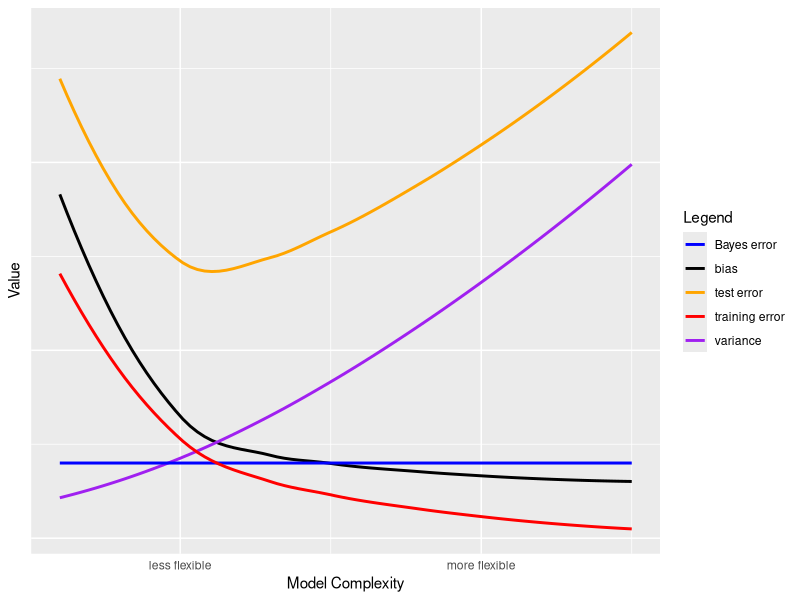

R code for this plot:
## ---- chunk 1
knitr::opts_chunk$set(echo = TRUE)
## ---- chunk 2
library(ggplot2)

x <- c(1:20)
bias <- 1/x +0.1
variance <- x^1.5/100 + 0.1
Bayes_error <- 0.2
test_error <- bias + variance + Bayes_error
training_error <- x^(-0.5) - 0.2

ggplot(data=data.frame(x, bias, variance, Bayes_error, training_error, test_error)) +xlab("Model Complexity") + ylab("Value") + geom_smooth(aes(x=x, y=bias, color = 'bias'), method=loess, se=F) + geom_smooth(aes(x=x, y=variance, color = 'variance'), method=loess, se=F) + geom_smooth(aes(x=x, y=Bayes_error, color = 'Bayes error'), method=loess, se=F) + geom_smooth(aes(x=x, y=test_error,  color = 'test error'), method=loess, se=F) +  geom_smooth(aes(x=x, y=training_error,color = 'training error'), method=loess, se=F) + scale_color_manual(name="Legend", values = c("Bayes error"="blue", "training error"='red', "test error"='orange', "bias"='black', "variance"='purple')) + scale_x_continuous(breaks=c(5, 15), labels=c("less flexible", "more flexible")) + theme(axis.ticks = element_blank(), axis.text.y = element_blank())

## ---- chunk 3
dist <- function(t, x){
  sqrt((t[1]-x[1])^2+(t[2]-x[2])^2+(t[3]-x[3])^2)
}

pred <- function(K){
  t <- table(obs[1:K,4])
  cat(sprintf("Prediction: %s", names(t[which.max(t)])))
}

test <- c(0,0,0)
c1 <- list(0,3,0, 'red')
c2 <- list(2,0,0, 'red')
c3 <- list(0,1,3, 'red')
c4 <- list(0,1,2, 'green')
c5 <- list(-1,0,1, 'green')
c6 <- list(1,1,2, 'red')
obs <- as.data.frame(rbind(c1, c2, c3, c4, c5, c6))
obs[4] <- as.factor(unlist(obs[4]))

dst <- c()

for(x in (1:6)){
  d <- dist(test, unname(unlist(obs[x,1:3])))
  dst[x] <- d
  cat(sprintf("Euclidean distance to observation %d is: %f \n", x, d))}

obs <- cbind(obs, dst)
obs <- obs[order(obs[,5]),]

K <- 3

pred(K)


